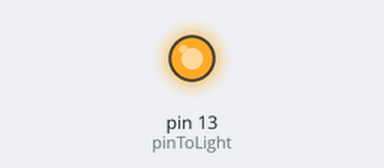
Simulated run of this sketch. Board: Arduino Uno, built with avr-gcc and run on an emulated ATmega328P. Parts: output pins drawn as LEDs (lit = HIGH).

Above: at 0.75 s.
At 7.5 s:
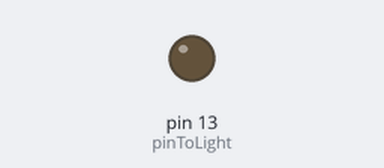
Timing chart, 0 to 11.2 s (numbered marks = the images above):
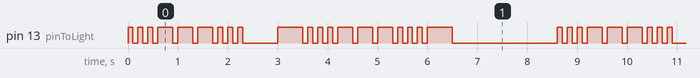

Measured:
- by itself, pin 13 (pinToLight): moves between LOW and HIGH, repeating every 8.6 s
- by itself, everything shown: repeats every 8.6 s, in 40 steps

The sketch:

morse_beta.ino
```cpp
// (licence header left out)
//This is the the on-board test LED (labelled 'L')
//that is connected to pin 13.
char pinToLight = 13;

//Length of the dit/dot 100ms
int ditLength = 100;

//Length of dah/dash is 3 times the length of
//a dit/dot.
int dahLength = ditLength * 3;

//The time between letters in Morse code the
//same length as a dit/dot. We don't need this,
//it wastes 2bytes of memory but it helps for
//clarification of the functioning we are trying
//to mimic.
int letterSpace = ditLength;

//The wait length between words is the length of a
//dit/dot times 7, however since we the letterSpace
//happens after each letter that counts as the first
//and all we need is 6 more.
int wordSpace = ditLength * 6;

//This is our own made up blink to represent characters
//that aren't a letter of the alphabet or a space.
//Example: $@!^$#&()-_+={}|'" etc...
int specialChar = ditLength * 5;

//The string to translate to morse.
//99 CHARACTERS MAX!!!!!!!!!!
char ourMessage[100] = "sos !sos!";

//Here is the function to blink the light for the
//specified length then turn of for the length of
//a dit/dot.
void makeBlink(int blinkLength)
{
  digitalWrite(pinToLight, HIGH);
  delay(blinkLength);
  digitalWrite(pinToLight, LOW);
  delay(letterSpace);
}

//This just pauses the light for the length of a wordspace.
void spaceBar()
{
  delay(wordSpace);
}

//This is our function that filters the character
//into either a lowecase, space or special character.
char filterCharacter(char currentChar)
{

  //97 is ascii value for a and 122 ascii value for z.
  //This if statement checks to see if its in the range
  //for the lowercase.
  if(currentChar >= 97 && currentChar <= 122)
  {
    currentChar += 0;
  }

  //This range is for Capital letters.
  else if(currentChar >= 65 && currentChar <= 90)
  {
    currentChar += 32;  //Adds 32 to get the lowercase.
  }

  //Checks for a space. Space is character 32 not to
  //be confused with the 32 above.  That is the lowercase
  //letters are 32 values higher than the capital letters
  //the 32's arte not related, just pure coincidence.
  else if(currentChar == 32)
  {
    currentChar = 32;
  }

  //Or else its a special character.
  else
  {
    currentChar = 0;
  }
  return currentChar;
}

//This is my hurried method of making a functioning
//translator... It's ugly and I'm not proud of it, but it
//works. It's pretty self explanatory, lots of repitition.
void makeMorseLetter(char letterToConvert)
{
  switch(letterToConvert)
  {
    case 97:    //a
      makeBlink(ditLength);
      makeBlink(dahLength);
      break;
    case 98:    //b
      makeBlink(dahLength);
      makeBlink(ditLength);
      makeBlink(ditLength);
      makeBlink(ditLength);
      break;
    case 99:     //c
      makeBlink(dahLength);
      makeBlink(ditLength);
      makeBlink(dahLength);
      makeBlink(ditLength);
      break;
    case 100:    //d
      makeBlink(dahLength);
      makeBlink(ditLength);
      makeBlink(ditLength);
      break;
    case 101:    //e
      makeBlink(ditLength);
      break;
    case 102:    //f
      makeBlink(ditLength);
      makeBlink(ditLength);
      makeBlink(dahLength);
      makeBlink(ditLength);
      break;
    case 103:    //g
      makeBlink(dahLength);
      makeBlink(dahLength);
      makeBlink(ditLength);
      break;
    case 104:    //h
      makeBlink(ditLength);
      makeBlink(ditLength);
      makeBlink(ditLength);
      makeBlink(ditLength);
      break;
    case 105:    //i
      makeBlink(ditLength);
      makeBlink(ditLength);
      break;
    case 106:    //j
      makeBlink(ditLength);
      makeBlink(dahLength);
      makeBlink(dahLength);
      makeBlink(dahLength);
      break;
    case 107:    //k
      makeBlink(dahLength);
      makeBlink(ditLength);
      makeBlink(dahLength);
      break;
    case 108:    //l
      makeBlink(ditLength);
      makeBlink(dahLength);
      makeBlink(ditLength);
      makeBlink(ditLength);
      break;
    case 109:    //m
      makeBlink(dahLength);
      makeBlink(dahLength);
      break;
    case 110:    //n
      makeBlink(dahLength);
      makeBlink(ditLength);
      break;
    case 111:    //o
      makeBlink(dahLength);
      makeBlink(dahLength);
      makeBlink(dahLength);
        break;
    case 112:    //p
      makeBlink(ditLength);
      makeBlink(dahLength);
      makeBlink(dahLength);
      makeBlink(ditLength);
      break;
    case 113:    //q
      makeBlink(dahLength);
      makeBlink(dahLength);
      makeBlink(ditLength);
      makeBlink(dahLength);
      break;
    case 114:    //r
      makeBlink(ditLength);
      makeBlink(dahLength);
      makeBlink(ditLength);
      break;
    case 115:    //s
      makeBlink(ditLength);
      makeBlink(ditLength);
      makeBlink(ditLength);
      break;
    case 116:    //t
      makeBlink(dahLength);
      break;
    case 117:    //u
      makeBlink(ditLength);
      makeBlink(ditLength);
      makeBlink(dahLength);
      break;
    case 118:    //v
      makeBlink(ditLength);
      makeBlink(ditLength);
      makeBlink(ditLength);
      makeBlink(dahLength);
      break;
    case 119:    //w
      makeBlink(ditLength);
      makeBlink(dahLength);
      makeBlink(dahLength);
      break;
    case 120:    //x
      makeBlink(dahLength);
      makeBlink(ditLength);
      makeBlink(ditLength);
      makeBlink(dahLength);
      break;
    case 121:    //y
      makeBlink(dahLength);
      makeBlink(ditLength);
      makeBlink(dahLength);
      makeBlink(dahLength);
      break;
    case 122:    //z
      makeBlink(dahLength);
      makeBlink(dahLength);
      makeBlink(ditLength);
      makeBlink(ditLength);
      break;
    case 32:     //a space
      spaceBar();
      break;
    default:    //special character.
      makeBlink(specialChar);
  }
}

//This function is for Bringing the whole message together.
//It translates the characters until it reaches a null byte.
void makeMorseMessage()
{
  for(char letter = 0;letter < sizeof(ourMessage);letter++)
  {
    char thisLetter = ourMessage[letter];
    if((thisLetter + 0) != 0)
    {
      thisLetter = filterCharacter(thisLetter);
      makeMorseLetter(thisLetter);
    }
    else
    {
      break;
    }
  }
}

void setup()
{
  pinMode(pinToLight, OUTPUT);
}
void loop()
{
  makeMorseMessage();
  delay(2000);
}
```
